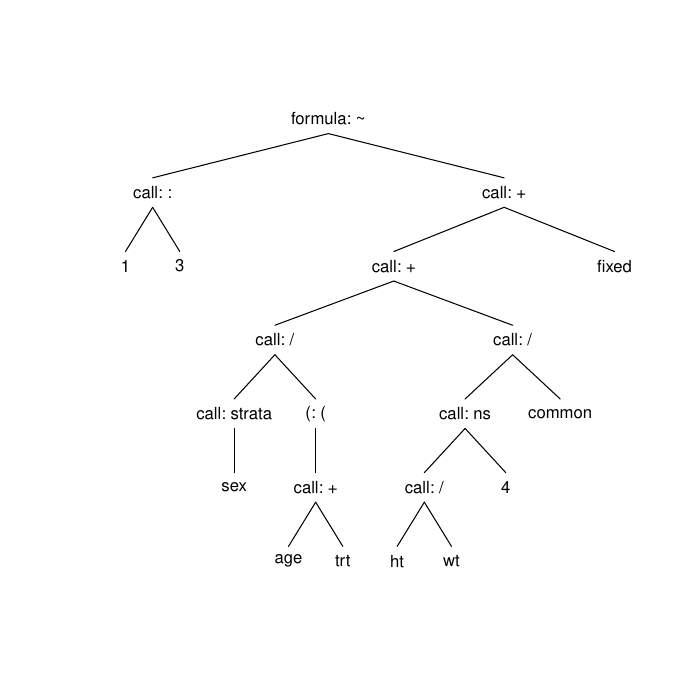

The script that saved this image:
pdf("fig1.pdf", width=7, height=7)
ptplot(1:3 ~ strata(sex)/(age + trt) + ns(ht/wt, df=4) / common + fixed)
dev.off()
